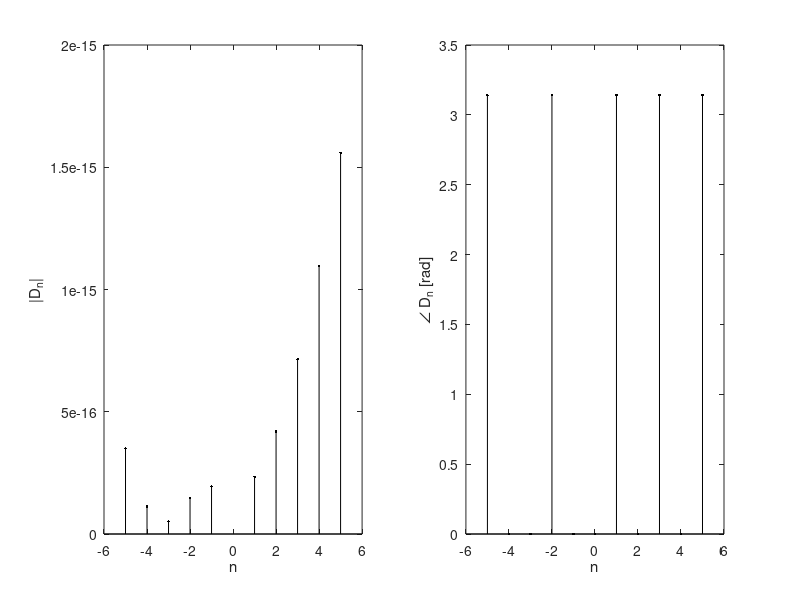

Write MATLAB code to recreate this figure.
clf;
n = (-5:5);

D_n = 1./2.*((1./(pi.*n)).*sin((3-n).*pi )) + (1./pi.*n).*sin((3+n).*pi) + (1./(2.*n.*pi).*sin((1+n).*pi))+(1./(2.*n.*pi).*sin((1-n).*pi)) ;

subplot(1,2,1); stem(n,abs(D_n),'.k');
xlabel('n'); ylabel('|D_n|');
subplot(1,2,2); stem(n,angle(D_n),'.k');
xlabel('n'); ylabel('\angle D_n [rad]');